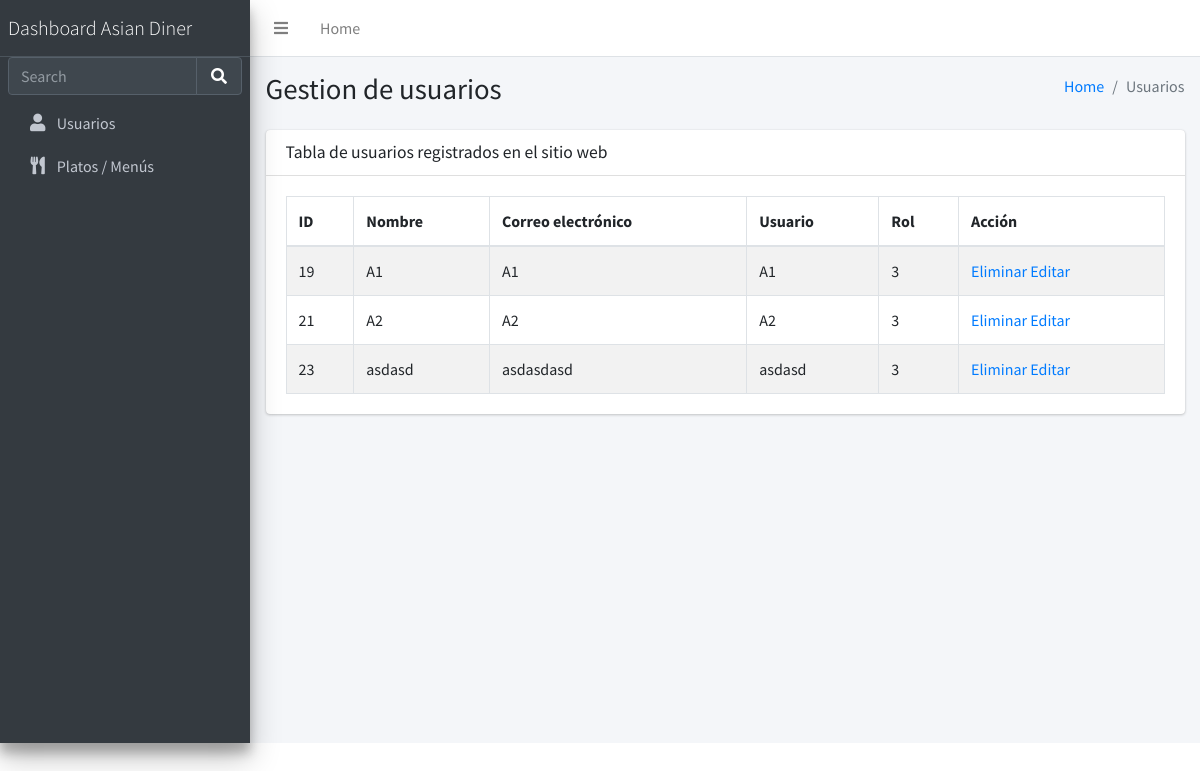
The page /usuarios on the database as committed earlier.
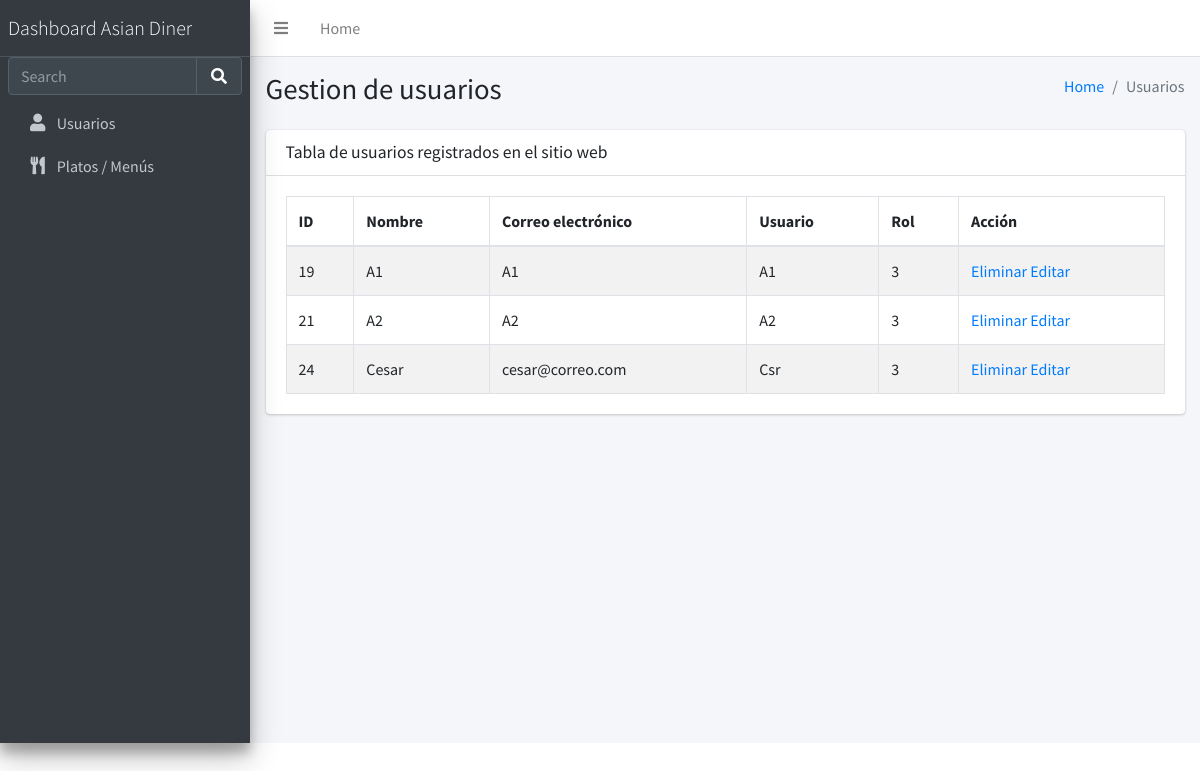
The same page on the database as committed later.
### tables this page shows
CREATE TABLE usuarios (
	id INTEGER NOT NULL PRIMARY KEY AUTOINCREMENT,
	nombre TEXT(50) NOT NULL,
	correo TEXT(50) NOT NULL,
	usuario TEXT NOT NULL,
	clave TEXT NOT NULL
, rol INTEGER);

### app.py (the view)
@app.route('/usuarios', methods=['POST', 'GET'])
def usuario():
    with sqlite3.connect("restaurante.db") as con:
        cur = con.cursor()
        cur.execute("SELECT * FROM usuarios")
        usuarioscall =  cur.fetchall()
        return render_template('usuarios.html', usuarioscall=usuarioscall)

### templates/usuarios.html (shortened to what this page needs)
<!DOCTYPE html>
<html lang="en">
<head>
  <link rel="stylesheet" href="https://cdnjs.cloudflare.com/ajax/libs/font-awesome/5.15.4/css/all.min.css" />
  <link rel="stylesheet" href="../../static/css/dataTables.bootstrap4.min.css">
  <link rel="stylesheet" href="../static/css/responsive.bootstrap4.min.css">
  <link rel="stylesheet" href="../static/css/buttons.bootstrap4.min.css">
  <link rel="stylesheet" href="../static/css/adminlte.min.css">
</head>
<body class="hold-transition sidebar-mini">
<div class="wrapper">
  <nav class="main-header navbar navbar-expand navbar-white navbar-light">
    <ul class="navbar-nav">
      <li class="nav-item">
        <a class="nav-link" data-widget="pushmenu" href="#" role="button"><i class="fas fa-bars"></i></a>
      </li>
      <li class="nav-item d-none d-sm-inline-block">
        <a href="{{ url_for('index') }}" class="nav-link">Home</a>
      </li>
    </ul>
  </nav>
  <aside class="main-sidebar sidebar-dark-primary elevation-4">
    <a href="#" class="brand-link">
      <span class="brand-text font-weight-light">Dashboard Asian Diner</span>
    </a>
    <div class="sidebar">
      <div class="form-inline">
        <div class="input-group" data-widget="sidebar-search">
          <input class="form-control form-control-sidebar" type="search" placeholder="Search" aria-label="Search">
          <div class="input-group-append">
            <button class="btn btn-sidebar">
              <i class="fas fa-search fa-fw"></i>
            </button>
          </div>
        </div>
      </div>
      <nav class="mt-2">
        <ul class="nav nav-pills nav-sidebar flex-column" data-widget="treeview" role="menu" data-accordion="false">
          <li class="nav-item">
            <a href="#" class="nav-link">
              <i class="nav-icon fas fa-user"></i>
              <p>
                Usuarios
              </p>
            </a>
          </li>
          <li class="nav-item">
            <a href="{{ url_for('plato') }}" class="nav-link">
              <i class="nav-icon fas fa-utensils"></i>
              <p>
                Platos / Menús
              </p>
            </a>
          </li>
        </ul>
      </nav>
    </div>
  </aside>
  <div class="content-wrapper">
    <section class="content-header">
      <div class="container-fluid">
        <div class="row mb-2">
          <div class="col-sm-6">
            <h1>Gestion de usuarios</h1>
          </div>
          <div class="col-sm-6">
            <ol class="breadcrumb float-sm-right">
              <li class="breadcrumb-item"><a href="{{ url_for('index') }}">Home</a></li>
              <li class="breadcrumb-item active">Usuarios</li>
            </ol>
          </div>
        </div>
      </div>
    </section>
    <section class="content">
      <div class="container-fluid">
        <div class="row">
          <div class="col-12">
            <div class="card">
              <div class="card-header">
                <h3 class="card-title">Tabla de usuarios registrados en el sitio web</h3>
              </div>
              <div class="card-body">
                <table id="example1" class="table table-bordered table-striped">
                  <thead>
                  <tr>
                    <th>ID</th>
                    <th>Nombre</th>
                    <th>Correo electrónico</th>
                    <th>Usuario</th>
                    <th>Rol</th>
                    <th>Acción</th>
                  </tr>
                  </thead>
                  <tbody>
                    {% for US in usuarioscall %}
                    <tr>
                      <td>{{US[0]}}</td>
                      <td>{{US[1]}}</td>
                      <td>{{US[2]}}</td>
                      <td>{{US[3]}}</td>
                      <td>{{US[5]}}</td>
                      <td>
                        <a href="{{url_for('deleteUserCall', id=US[0])}}">Eliminar </a>
                        <a href="{{url_for('editUserCall', id=US[0])}}">Editar </a>
                      </td>
                    </tr>
                    {% endfor %}
                  </tbody>
                </table>
              </div>
            </div>
          </div>
        </div>
      </div>
    </section>
  </div>
</div>
</body>
</html>

Rows that differ between the two databases and show on the page:
removed usuarios: id "23", nombre "asdasd", correo "asdasdasd", usuario "asdasd", rol "3"
added usuarios: id "24", nombre "Cesar", correo "cesar@correo.com", usuario "Csr", rol "3"
